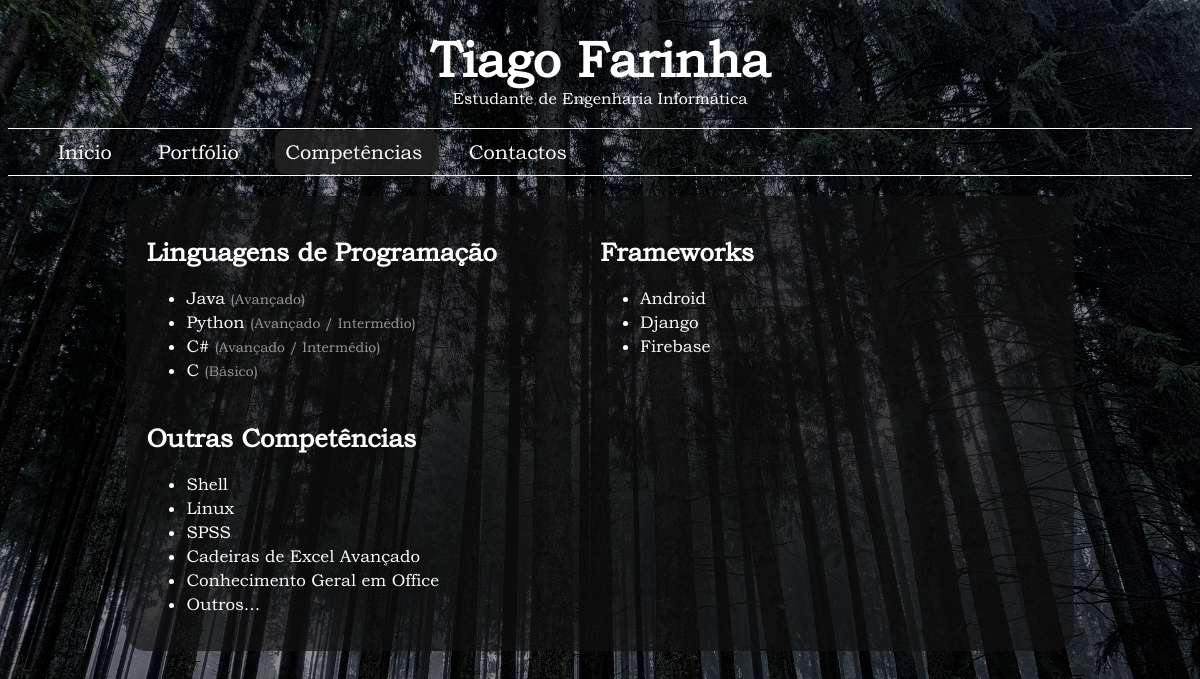
Screenshot of /skills/ with the database file from the repository.
### main_app/models.py (models this page shows, shortened)
class Languages(models.Model):
    name = models.CharField(max_length=100)
    level = models.CharField(max_length=100)
    priority = models.IntegerField(default=0)

class Frameworks(models.Model):
    name = models.CharField(max_length=100)
    priority = models.IntegerField(default=0)

class OtherSkills(models.Model):
    name = models.CharField(max_length=150)
    priority = models.IntegerField(default=0)

### main_app/views.py (the view)
# urls.py: path('skills/', views.skills, name='skills_view'),
def skills(request):
    check_language(request)
    skill_list = {"languages": Languages.objects.all().order_by('priority'),
                  "frameworks": Frameworks.objects.all().order_by('priority'),
                  "other_skills": OtherSkills.objects.all().order_by('priority'),
                  "active": "skills",
                  }
    skill_list = {**skill_list, **LanguageUtils.get_base_words(request)}
    return render(request, "SkillsPage.html", skill_list)

### main_app/views.py (called while the page is built)
def check_language(request):
    try:
        request.session['lang']
    except KeyError:
        request.session['lang'] = 'pt'

### templates/SkillsPage.html (shortened to what this page needs)
{% extends "DefaultPage.html" %}
{% block content %}
    <section class="skills_style">
        <div class="languages_style">
            <h2> {{ languages_text }} </h2>
            <ul>
                {% for language in languages %}
                    <li> {{ language.name }} <p>({{ language.level }})</p></li>
                {% endfor %}
            </ul>
        </div>
        <div class="frameworks_style">
            <h2> Frameworks </h2>
            <ul>
                {% for framework in frameworks %}
                    <li> {{ framework.name }}</li>
                {% endfor %}
            </ul>
        </div>
        <div class="other_skills_style">
            <h2> {{ other_skills_text }} </h2>
            <ul>
                {% for other in other_skills %}
                    <li> {{ other.name }}</li>
                {% endfor %}
            </ul>
        </div>
    </section>
{% endblock content %}

### main_app/static/style.css (style rules this page uses)
body { background: url("images/back2_1.jpg") no-repeat fixed; background-size: cover; color: white; font-family: "Bookman Old Style"; padding-bottom: 100px; }
.skills_style { background-color: #111111aa; border-radius: 20px; padding: 20px; font-size: 17px; }
.skills_style ul li { margin-bottom: 4px; }
.languages_style { float: left; width: 50%; }
.languages_style p { font-size: 14px; color: #999999; display: inline-block; margin: 0; }
.frameworks_style { overflow: hidden; width: 50%; }
.other_skills_style { margin-top: 50px; }

### rows the page displays
Languages: name "Java", level "Avançado"
Languages: name "Python", level "Avançado / Intermédio"
Languages: name "C#", level "Avançado / Intermédio"
Languages: name "C", level "Básico"
Frameworks: name "Android"
Frameworks: name "Django"
Frameworks: name "Firebase"
OtherSkills: name "Shell"
OtherSkills: name "Linux"
OtherSkills: name "SPSS"
OtherSkills: name "Cadeiras de Excel Avançado"
OtherSkills: name "Conhecimento Geral em Office"
OtherSkills: name "Outros..."

### other values shown
{{ curr_job }} "Estudante de Engenharia Informática"
{{ home }} "Início"
{{ portfolio }} "Portfólio"
{{ skills }} "Competências"
{{ contacts }} "Contactos"
{{ languages_text }} "Linguagens de Programação"
{{ other_skills_text }} "Outras Competências"
